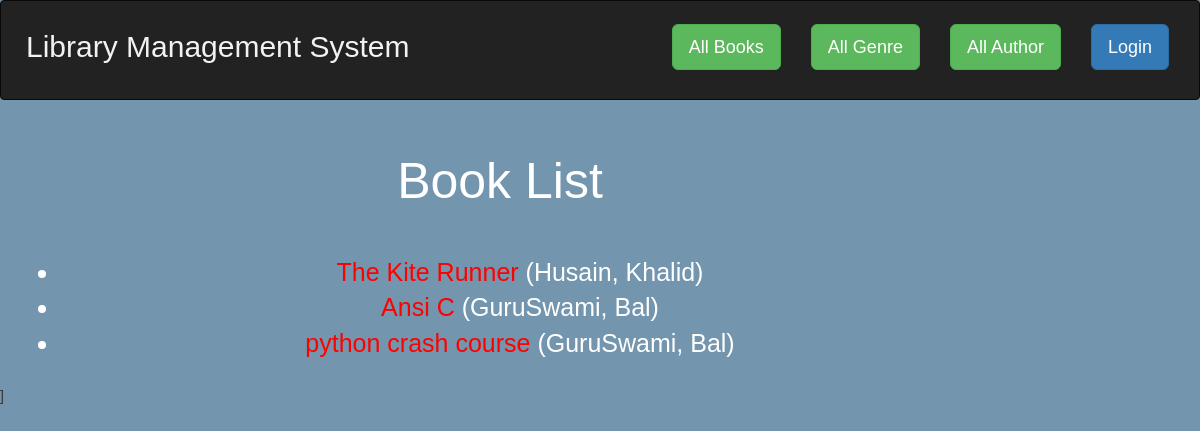
/catalog/books/, run on the app's committed database.
### catalog/models.py (models this page shows, shortened)
class Book(models.Model):
    title = models.CharField(max_length=200)
    author = models.ForeignKey('Author', on_delete=models.SET_NULL, null=True)
    summary = models.TextField(max_length=1000, help_text='Enter a brief description of the book')
    isbn = models.CharField('ISBN', max_length=13, help_text='13 Character <a href="https://www.isbn-international.org/content/what-isbn">ISBN number</a>')
    genre = models.ManyToManyField(Genre, help_text='Select a genre for this book')
    def display_genre(self):
        """Create a string for the Genre. This is required to display genre in Admin."""
        return ', '.join(genre.name for genre in self.genre.all()[:3])
    display_genre.short_description = 'Genre'
    def get_absolute_url(self):
        return reverse('book-detail', args=[str(self.id)])

class Author(models.Model):
    first_name = models.CharField(max_length=100)
    last_name = models.CharField(max_length=100)
    date_of_birth = models.DateField(null=True, blank=True)
    date_of_death = models.DateField('Died', null=True, blank=True)
    class Meta:
        ordering = ['last_name', 'first_name']
    def __str__(self):
        return f'{self.last_name}, {self.first_name}'

### catalog/views.py (the view)
# urls.py: path('books/', views.BookListView.as_view(), name='books'),
class BookListView(generic.ListView):
    model = Book
    paginate_by = 10
    queryset = Book.objects.all() # Get 5 books containing the title war
    template_name = 'books/my_arbitrary_template_name_list.html'  # Specify your own template name/location
    def get_context_data(self, **kwargs):
        context = super(BookListView, self).get_context_data(**kwargs)
        context['some_data'] = 'This is just some data'
        return context

### catalog/templates/catalog/book_list.html
{% extends "base_generic.html" %}
{% block content %}
  <h1 style="font-size:50px;">Book List</h1>
  <br>
  {% if book_list %}
  <ul>
    {% for book in book_list %}
      <li>
        <a href="{{ book.get_absolute_url }}">{{ book.title }}</a> ({{book.author}})
      </li>
    {% endfor %}
  </ul>
  {% else %}
    <p>There are no books in the library.</p>
  {% endif %}
{% endblock %}

### catalog/templates/base_generic.html (style rules this page uses)
body { margin: 0; font-family: Arial, Helvetica, sans-serif; background-color: #7395AE; }
a { color: red; }

### data on the page
Book: title "The Kite Runner", author "Husain, Khalid"
Book: title "Ansi C", author "GuruSwami, Bal"
Book: title "python crash course", author "GuruSwami, Bal"
